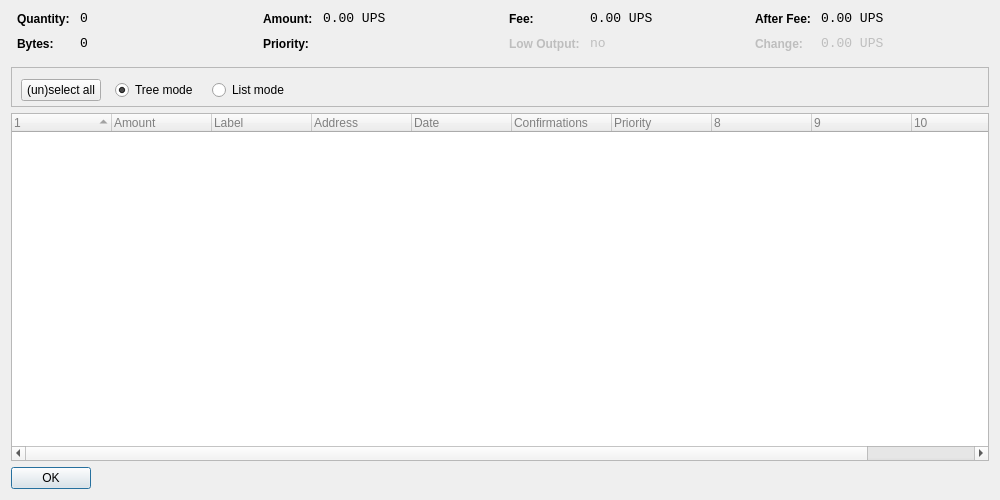
<?xml version="1.0" encoding="UTF-8"?>
<ui version="4.0">
 <class>CoinControlDialog</class>
 <widget class="QDialog" name="CoinControlDialog">
  <property name="geometry">
   <rect>
    <x>0</x>
    <y>0</y>
    <width>1000</width>
    <height>500</height>
   </rect>
  </property>
  <property name="windowTitle">
   <string>Coin Control</string>
  </property>
  <layout class="QVBoxLayout" name="verticalLayout">
   <item>
    <layout class="QHBoxLayout" name="horizontalLayoutTop" stretch="0,0,0,0">
     <property name="topMargin">
      <number>0</number>
     </property>
     <property name="bottomMargin">
      <number>10</number>
     </property>
     <item>
      <layout class="QFormLayout" name="formLayoutCoinControl1">
       <property name="horizontalSpacing">
        <number>10</number>
       </property>
       <property name="verticalSpacing">
        <number>10</number>
       </property>
       <property name="leftMargin">
        <number>6</number>
       </property>
       <property name="rightMargin">
        <number>6</number>
       </property>
       <item row="0" column="0">
        <widget class="QLabel" name="labelCoinControlQuantityText">
         <property name="styleSheet">
          <string notr="true">font-weight:bold;</string>
         </property>
         <property name="text">
          <string>Quantity:</string>
         </property>
        </widget>
       </item>
       <item row="0" column="1">
        <widget class="QLabel" name="labelCoinControlQuantity">
         <property name="font">
          <font>
           <family>Monospace</family>
           <pointsize>10</pointsize>
          </font>
         </property>
         <property name="cursor">
          <cursorShape>IBeamCursor</cursorShape>
         </property>
         <property name="contextMenuPolicy">
          <enum>Qt::ActionsContextMenu</enum>
         </property>
         <property name="text">
          <string notr="true">0</string>
         </property>
         <property name="textInteractionFlags">
          <set>Qt::LinksAccessibleByMouse|Qt::TextSelectableByKeyboard|Qt::TextSelectableByMouse</set>
         </property>
        </widget>
       </item>
       <item row="1" column="0">
        <widget class="QLabel" name="labelCoinControlBytesText">
         <property name="styleSheet">
          <string notr="true">font-weight:bold;</string>
         </property>
         <property name="text">
          <string>Bytes:</string>
         </property>
        </widget>
       </item>
       <item row="1" column="1">
        <widget class="QLabel" name="labelCoinControlBytes">
         <property name="font">
          <font>
           <family>Monospace</family>
           <pointsize>10</pointsize>
          </font>
         </property>
         <property name="cursor">
          <cursorShape>IBeamCursor</cursorShape>
         </property>
         <property name="contextMenuPolicy">
          <enum>Qt::ActionsContextMenu</enum>
         </property>
         <property name="text">
          <string notr="true">0</string>
         </property>
         <property name="textInteractionFlags">
          <set>Qt::LinksAccessibleByMouse|Qt::TextSelectableByKeyboard|Qt::TextSelectableByMouse</set>
         </property>
        </widget>
       </item>
      </layout>
     </item>
     <item>
      <layout class="QFormLayout" name="formLayoutCoinControl2">
       <property name="horizontalSpacing">
        <number>10</number>
       </property>
       <property name="verticalSpacing">
        <number>10</number>
       </property>
       <property name="leftMargin">
        <number>6</number>
       </property>
       <property name="rightMargin">
        <number>6</number>
       </property>
       <item row="0" column="0">
        <widget class="QLabel" name="labelCoinControlAmountText">
         <property name="styleSheet">
          <string notr="true">font-weight:bold;</string>
         </property>
         <property name="text">
          <string>Amount:</string>
         </property>
        </widget>
       </item>
       <item row="0" column="1">
        <widget class="QLabel" name="labelCoinControlAmount">
         <property name="font">
          <font>
           <family>Monospace</family>
           <pointsize>10</pointsize>
          </font>
         </property>
         <property name="cursor">
          <cursorShape>IBeamCursor</cursorShape>
         </property>
         <property name="contextMenuPolicy">
          <enum>Qt::ActionsContextMenu</enum>
         </property>
         <property name="text">
          <string notr="true">0.00 UPS</string>
         </property>
         <property name="textInteractionFlags">
          <set>Qt::LinksAccessibleByMouse|Qt::TextSelectableByKeyboard|Qt::TextSelectableByMouse</set>
         </property>
        </widget>
       </item>
       <item row="1" column="0">
        <widget class="QLabel" name="labelCoinControlPriorityText">
         <property name="styleSheet">
          <string notr="true">font-weight:bold;</string>
         </property>
         <property name="text">
          <string>Priority:</string>
         </property>
        </widget>
       </item>
       <item row="1" column="1">
        <widget class="QLabel" name="labelCoinControlPriority">
         <property name="font">
          <font>
           <family>Monospace</family>
           <pointsize>10</pointsize>
          </font>
         </property>
         <property name="cursor">
          <cursorShape>IBeamCursor</cursorShape>
         </property>
         <property name="contextMenuPolicy">
          <enum>Qt::ActionsContextMenu</enum>
         </property>
         <property name="text">
          <string/>
         </property>
         <property name="textInteractionFlags">
          <set>Qt::LinksAccessibleByMouse|Qt::TextSelectableByKeyboard|Qt::TextSelectableByMouse</set>
         </property>
        </widget>
       </item>
      </layout>
     </item>
     <item>
      <layout class="QFormLayout" name="formLayoutCoinControl3">
       <property name="horizontalSpacing">
        <number>10</number>
       </property>
       <property name="verticalSpacing">
        <number>10</number>
       </property>
       <property name="leftMargin">
        <number>6</number>
       </property>
       <property name="rightMargin">
        <number>6</number>
       </property>
       <item row="0" column="0">
        <widget class="QLabel" name="labelCoinControlFeeText">
         <property name="styleSheet">
          <string notr="true">font-weight:bold;</string>
         </property>
         <property name="text">
          <string>Fee:</string>
         </property>
        </widget>
       </item>
       <item row="0" column="1">
        <widget class="QLabel" name="labelCoinControlFee">
         <property name="font">
          <font>
           <family>Monospace</family>
           <pointsize>10</pointsize>
          </font>
         </property>
         <property name="cursor">
          <cursorShape>IBeamCursor</cursorShape>
         </property>
         <property name="contextMenuPolicy">
          <enum>Qt::ActionsContextMenu</enum>
         </property>
         <property name="text">
          <string notr="true">0.00 UPS</string>
         </property>
         <property name="textInteractionFlags">
          <set>Qt::LinksAccessibleByMouse|Qt::TextSelectableByKeyboard|Qt::TextSelectableByMouse</set>
         </property>
        </widget>
       </item>
       <item row="1" column="0">
        <widget class="QLabel" name="labelCoinControlLowOutputText">
         <property name="enabled">
          <bool>false</bool>
         </property>
         <property name="styleSheet">
          <string notr="true">font-weight:bold;</string>
         </property>
         <property name="text">
          <string>Low Output:</string>
         </property>
        </widget>
       </item>
       <item row="1" column="1">
        <widget class="QLabel" name="labelCoinControlLowOutput">
         <property name="enabled">
          <bool>false</bool>
         </property>
         <property name="font">
          <font>
           <family>Monospace</family>
           <pointsize>10</pointsize>
          </font>
         </property>
         <property name="cursor">
          <cursorShape>IBeamCursor</cursorShape>
         </property>
         <property name="contextMenuPolicy">
          <enum>Qt::ActionsContextMenu</enum>
         </property>
         <property name="text">
          <string notr="true">no</string>
         </property>
         <property name="textInteractionFlags">
          <set>Qt::LinksAccessibleByMouse|Qt::TextSelectableByKeyboard|Qt::TextSelectableByMouse</set>
         </property>
        </widget>
       </item>
      </layout>
     </item>
     <item>
      <layout class="QFormLayout" name="formLayoutCoinControl4">
       <property name="horizontalSpacing">
        <number>10</number>
       </property>
       <property name="verticalSpacing">
        <number>10</number>
       </property>
       <property name="leftMargin">
        <number>6</number>
       </property>
       <property name="rightMargin">
        <number>6</number>
       </property>
       <item row="0" column="0">
        <widget class="QLabel" name="labelCoinControlAfterFeeText">
         <property name="styleSheet">
          <string notr="true">font-weight:bold;</string>
         </property>
         <property name="text">
          <string>After Fee:</string>
         </property>
        </widget>
       </item>
       <item row="0" column="1">
        <widget class="QLabel" name="labelCoinControlAfterFee">
         <property name="font">
          <font>
           <family>Monospace</family>
           <pointsize>10</pointsize>
          </font>
         </property>
         <property name="cursor">
          <cursorShape>IBeamCursor</cursorShape>
         </property>
         <property name="contextMenuPolicy">
          <enum>Qt::ActionsContextMenu</enum>
         </property>
         <property name="text">
          <string notr="true">0.00 UPS</string>
         </property>
         <property name="textInteractionFlags">
          <set>Qt::LinksAccessibleByMouse|Qt::TextSelectableByKeyboard|Qt::TextSelectableByMouse</set>
         </property>
        </widget>
       </item>
       <item row="1" column="0">
        <widget class="QLabel" name="labelCoinControlChangeText">
         <property name="enabled">
          <bool>false</bool>
         </property>
         <property name="styleSheet">
          <string notr="true">font-weight:bold;</string>
         </property>
         <property name="text">
          <string>Change:</string>
         </property>
        </widget>
       </item>
       <item row="1" column="1">
        <widget class="QLabel" name="labelCoinControlChange">
         <property name="enabled">
          <bool>false</bool>
         </property>
         <property name="font">
          <font>
           <family>Monospace</family>
           <pointsize>10</pointsize>
          </font>
         </property>
         <property name="cursor">
          <cursorShape>IBeamCursor</cursorShape>
         </property>
         <property name="contextMenuPolicy">
          <enum>Qt::ActionsContextMenu</enum>
         </property>
         <property name="text">
          <string notr="true">0.00 UPS</string>
         </property>
         <property name="textInteractionFlags">
          <set>Qt::LinksAccessibleByMouse|Qt::TextSelectableByKeyboard|Qt::TextSelectableByMouse</set>
         </property>
        </widget>
       </item>
      </layout>
     </item>
    </layout>
   </item>
   <item>
    <widget class="QFrame" name="frame">
     <property name="minimumSize">
      <size>
       <width>182</width>
       <height>40</height>
      </size>
     </property>
     <property name="frameShape">
      <enum>QFrame::StyledPanel</enum>
     </property>
     <property name="frameShadow">
      <enum>QFrame::Sunken</enum>
     </property>
     <widget class="QWidget" name="horizontalLayoutWidget">
      <property name="geometry">
       <rect>
        <x>10</x>
        <y>0</y>
        <width>781</width>
        <height>47</height>
       </rect>
      </property>
      <layout class="QHBoxLayout" name="horizontalLayoutPanel" stretch="0,0,0,0">
       <property name="spacing">
        <number>14</number>
       </property>
       <item>
        <widget class="QPushButton" name="pushButtonSelectAll">
         <property name="sizePolicy">
          <sizepolicy hsizetype="Maximum" vsizetype="Fixed">
           <horstretch>0</horstretch>
           <verstretch>0</verstretch>
          </sizepolicy>
         </property>
         <property name="text">
          <string>(un)select all</string>
         </property>
        </widget>
       </item>
       <item>
        <widget class="QRadioButton" name="radioTreeMode">
         <property name="sizePolicy">
          <sizepolicy hsizetype="Maximum" vsizetype="Fixed">
           <horstretch>0</horstretch>
           <verstretch>0</verstretch>
          </sizepolicy>
         </property>
         <property name="text">
          <string>Tree mode</string>
         </property>
         <property name="checked">
          <bool>true</bool>
         </property>
        </widget>
       </item>
       <item>
        <widget class="QRadioButton" name="radioListMode">
         <property name="sizePolicy">
          <sizepolicy hsizetype="Maximum" vsizetype="Fixed">
           <horstretch>0</horstretch>
           <verstretch>0</verstretch>
          </sizepolicy>
         </property>
         <property name="text">
          <string>List mode</string>
         </property>
        </widget>
       </item>
       <item>
        <spacer name="horizontalSpacer">
         <property name="orientation">
          <enum>Qt::Horizontal</enum>
         </property>
         <property name="sizeHint" stdset="0">
          <size>
           <width>40</width>
           <height>20</height>
          </size>
         </property>
        </spacer>
       </item>
      </layout>
     </widget>
    </widget>
   </item>
   <item>
    <widget class="CoinControlTreeWidget" name="treeWidget">
     <property name="contextMenuPolicy">
      <enum>Qt::CustomContextMenu</enum>
     </property>
     <property name="styleSheet">
      <string notr="true">QFrame {
	color: grey;

}</string>
     </property>
     <property name="sortingEnabled">
      <bool>false</bool>
     </property>
     <property name="columnCount">
      <number>11</number>
     </property>
     <attribute name="headerShowSortIndicator" stdset="0">
      <bool>true</bool>
     </attribute>
     <attribute name="headerStretchLastSection">
      <bool>false</bool>
     </attribute>
     <column>
      <property name="text">
       <string/>
      </property>
     </column>
     <column>
      <property name="text">
       <string>Amount</string>
      </property>
     </column>
     <column>
      <property name="text">
       <string>Label</string>
      </property>
     </column>
     <column>
      <property name="text">
       <string>Address</string>
      </property>
     </column>
     <column>
      <property name="text">
       <string>Date</string>
      </property>
     </column>
     <column>
      <property name="text">
       <string>Confirmations</string>
      </property>
      <property name="toolTip">
       <string>Confirmed</string>
      </property>
     </column>
     <column>
      <property name="text">
       <string>Priority</string>
      </property>
     </column>
     <column>
      <property name="text">
       <string/>
      </property>
     </column>
     <column>
      <property name="text">
       <string/>
      </property>
     </column>
     <column>
      <property name="text">
       <string/>
      </property>
     </column>
     <column>
      <property name="text">
       <string/>
      </property>
     </column>
    </widget>
   </item>
   <item>
    <widget class="QDialogButtonBox" name="buttonBox">
     <property name="sizePolicy">
      <sizepolicy hsizetype="Maximum" vsizetype="Fixed">
       <horstretch>0</horstretch>
       <verstretch>0</verstretch>
      </sizepolicy>
     </property>
     <property name="orientation">
      <enum>Qt::Horizontal</enum>
     </property>
     <property name="standardButtons">
      <set>QDialogButtonBox::Ok</set>
     </property>
    </widget>
   </item>
  </layout>
 </widget>
 <customwidgets>
  <customwidget>
   <class>CoinControlTreeWidget</class>
   <extends>QTreeWidget</extends>
   <header>coincontroltreewidget.h</header>
  </customwidget>
 </customwidgets>
 <resources/>
 <connections/>
</ui>
